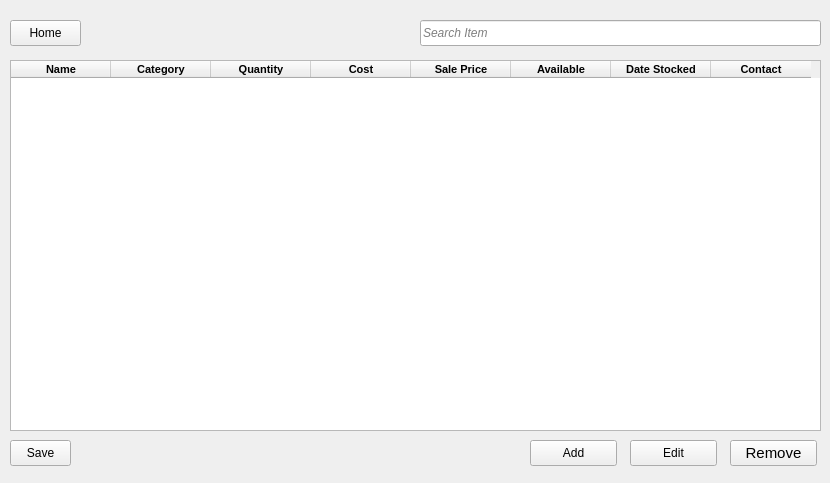
<?xml version="1.0" encoding="UTF-8"?>
<ui version="4.0">
 <class>InventoryWidget</class>
 <widget class="QWidget" name="InventoryWidget">
  <property name="geometry">
   <rect>
    <x>0</x>
    <y>0</y>
    <width>830</width>
    <height>483</height>
   </rect>
  </property>
  <property name="windowTitle">
   <string>Form</string>
  </property>
  <widget class="QTableWidget" name="tableWidget">
   <property name="enabled">
    <bool>true</bool>
   </property>
   <property name="geometry">
    <rect>
     <x>10</x>
     <y>60</y>
     <width>811</width>
     <height>371</height>
    </rect>
   </property>
   <property name="font">
    <font>
     <family>Tahoma</family>
     <pointsize>8</pointsize>
     <bold>true</bold>
    </font>
   </property>
   <property name="editTriggers">
    <set>QAbstractItemView::EditTrigger::AnyKeyPressed|QAbstractItemView::EditTrigger::DoubleClicked|QAbstractItemView::EditTrigger::EditKeyPressed</set>
   </property>
   <property name="sortingEnabled">
    <bool>true</bool>
   </property>
   <attribute name="horizontalHeaderCascadingSectionResizes">
    <bool>true</bool>
   </attribute>
   <attribute name="horizontalHeaderMinimumSectionSize">
    <number>0</number>
   </attribute>
   <attribute name="horizontalHeaderDefaultSectionSize">
    <number>100</number>
   </attribute>
   <attribute name="horizontalHeaderShowSortIndicator" stdset="0">
    <bool>true</bool>
   </attribute>
   <attribute name="horizontalHeaderStretchLastSection">
    <bool>false</bool>
   </attribute>
   <attribute name="verticalHeaderCascadingSectionResizes">
    <bool>true</bool>
   </attribute>
   <attribute name="verticalHeaderStretchLastSection">
    <bool>false</bool>
   </attribute>
   <column>
    <property name="text">
     <string>Name</string>
    </property>
   </column>
   <column>
    <property name="text">
     <string>Category</string>
    </property>
   </column>
   <column>
    <property name="text">
     <string>Quantity</string>
    </property>
   </column>
   <column>
    <property name="text">
     <string>Cost</string>
    </property>
   </column>
   <column>
    <property name="text">
     <string>Sale Price</string>
    </property>
   </column>
   <column>
    <property name="text">
     <string>Available</string>
    </property>
   </column>
   <column>
    <property name="text">
     <string>Date Stocked</string>
    </property>
   </column>
   <column>
    <property name="text">
     <string>Contact</string>
    </property>
   </column>
  </widget>
  <widget class="QPushButton" name="saveButton">
   <property name="geometry">
    <rect>
     <x>10</x>
     <y>440</y>
     <width>61</width>
     <height>26</height>
    </rect>
   </property>
   <property name="text">
    <string>Save</string>
   </property>
   <property name="icon">
    <iconset theme="QIcon::ThemeIcon::DocumentSave"/>
   </property>
  </widget>
  <widget class="QPushButton" name="addItemButton">
   <property name="geometry">
    <rect>
     <x>530</x>
     <y>440</y>
     <width>87</width>
     <height>26</height>
    </rect>
   </property>
   <property name="text">
    <string>Add</string>
   </property>
   <property name="icon">
    <iconset theme="QIcon::ThemeIcon::ListAdd"/>
   </property>
  </widget>
  <widget class="QPushButton" name="editItemButton">
   <property name="geometry">
    <rect>
     <x>630</x>
     <y>440</y>
     <width>87</width>
     <height>26</height>
    </rect>
   </property>
   <property name="text">
    <string>Edit</string>
   </property>
   <property name="icon">
    <iconset theme="QIcon::ThemeIcon::EditRedo"/>
   </property>
  </widget>
  <widget class="QPushButton" name="removeItemButton">
   <property name="geometry">
    <rect>
     <x>730</x>
     <y>440</y>
     <width>87</width>
     <height>26</height>
    </rect>
   </property>
   <property name="font">
    <font>
     <pointsize>11</pointsize>
    </font>
   </property>
   <property name="text">
    <string>Remove</string>
   </property>
   <property name="icon">
    <iconset theme="QIcon::ThemeIcon::ListRemove"/>
   </property>
  </widget>
  <widget class="QLineEdit" name="searchBar">
   <property name="geometry">
    <rect>
     <x>420</x>
     <y>20</y>
     <width>401</width>
     <height>26</height>
    </rect>
   </property>
   <property name="font">
    <font>
     <italic>true</italic>
    </font>
   </property>
   <property name="placeholderText">
    <string>Search Item</string>
   </property>
  </widget>
  <widget class="QPushButton" name="homeButton">
   <property name="geometry">
    <rect>
     <x>10</x>
     <y>20</y>
     <width>71</width>
     <height>26</height>
    </rect>
   </property>
   <property name="text">
    <string>Home</string>
   </property>
   <property name="icon">
    <iconset theme="QIcon::ThemeIcon::GoHome"/>
   </property>
  </widget>
 </widget>
 <resources/>
 <connections/>
</ui>
